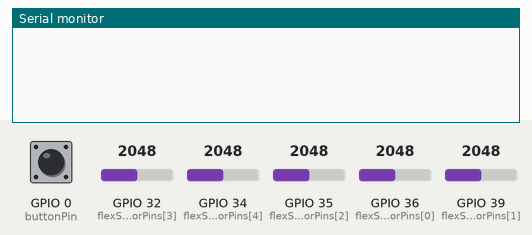
Simulated run of this sketch. Board: ESP32. Parts: the last lines printed to the serial monitor. The inputs (shaded band) are chosen by the test bench; at power-on: GPIO 0 (buttonPin) HIGH, GPIO 32 (flexSensorPins[3]) = 2048, GPIO 34 (flexSensorPins[4]) = 2048, GPIO 35 (flexSensorPins[2]) = 2048, GPIO 36 (flexSensorPins[0]) = 2048, GPIO 39 (flexSensorPins[1]) = 2048.

Above: at 1.2 s.
1.3 s: GPIO 0 (buttonPin) pulled LOW for 0.15 s
At 1.7 s:
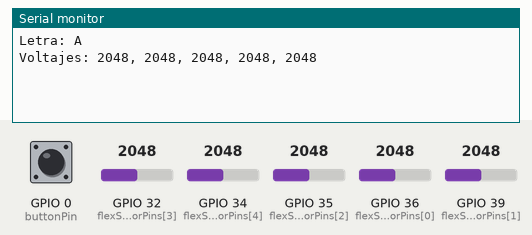
2.9 s: GPIO 0 (buttonPin) pulled LOW for 1 s
At 4.9 s:
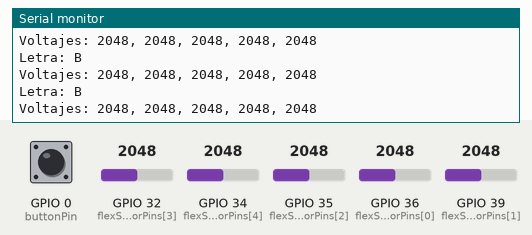
5.4 s: GPIO 0 (buttonPin) pulled LOW for 0.15 s
At 6.6 s:
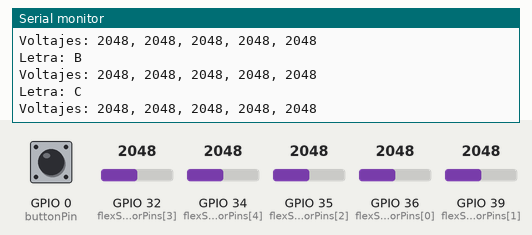
7.0 s: GPIO 0 (buttonPin) pulled LOW for 1 s
At 8.6 s:
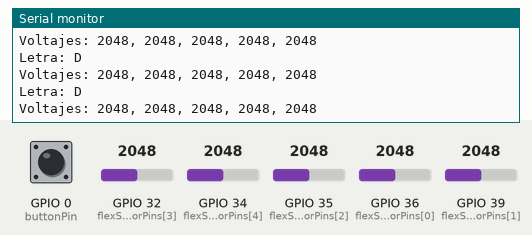
9.5 s: GPIO 0 (buttonPin) pulled LOW for 3.2 s
At 13.8 s:
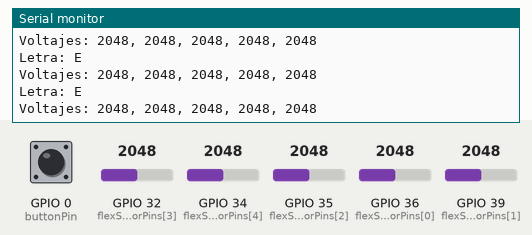
14.2 s: GPIO 0 (buttonPin) pulled LOW for 0.15 s
At 15.6 s:
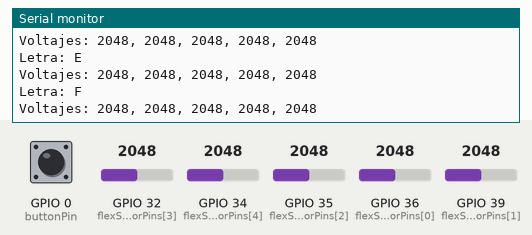

Measured:
- after the input at 1.3 s, the serial monitor: prints a new line at once (image 1)
- after the input at 2.9 s, the serial monitor: prints a new line at once (image 2)
- after the input at 5.4 s, the serial monitor: prints a new line at once (image 3)
- after the input at 7.0 s, the serial monitor: prints a new line at once (image 4)
- after the input at 9.5 s, the serial monitor: prints a new line at once (image 5)
- after the input at 14.2 s, the serial monitor: prints a new line after 0.05 s (image 6)

The sketch:

deteccion_letras.ino
```cpp
/*
Descripción de los Cambios y Funcionamiento del Filtro
Filtro de Media Móvil: Cada sensor tiene una ventana de tamaño filterWindowSize (en este caso, 10 lecturas) que mantiene las últimas lecturas y calcula su media para reducir el ruido. Esto ayuda a estabilizar los valores y mejora la precisión en la detección de gestos.

Inicialización de Lecturas: La función initFlexReadings() inicializa los arrays de lecturas de los sensores a cero.

Actualización de Lecturas: En la función readFlexSensors(int voltages[]), se actualizan las lecturas con cada nueva entrada, ajustando la suma y calculando la media.
*/
#include <Arduino.h>

// Definir los pines analógicos conectados a los sensores flex
const int flexSensorPins[5] = {36, 39, 35, 32, 34}; // Actualizar con los números de pines correctos

// Definir el pin del botón
const int buttonPin = 0; // GPIO0

// Variables para el manejo del botón
bool buttonPressed = false;
unsigned long lastDebounceTime = 0;
unsigned long debounceDelay = 50;

// Letras del alfabeto
const char alphabet[] = "ABCDEFGHIJKLMNOPQRSTUVWXYZ";
int currentLetterIndex = 0;

// Tamaño de la ventana para el filtro de media móvil
const int filterWindowSize = 10;  // Tamaño de la ventana de la media móvil
int flexReadings[5][filterWindowSize];  // Almacenar las lecturas recientes de los sensores
int readingIndex[5] = {0};  // Índices de las ventanas de media móvil
long flexSums[5] = {0};  // Suma de las lecturas recientes para cada sensor

// Función para inicializar los arrays de lecturas
void initFlexReadings() {
  for (int i = 0; i < 5; i++) {
    for (int j = 0; j < filterWindowSize; j++) {
      flexReadings[i][j] = 0;
    }
  }
}

// Función para leer los voltajes de los sensores flex con filtro de media móvil
void readFlexSensors(int voltages[]) {
  for (int i = 0; i < 5; i++) {
    int currentValue = analogRead(flexSensorPins[i]);

    // Actualizar la suma eliminando la lectura más antigua y añadiendo la nueva
    flexSums[i] -= flexReadings[i][readingIndex[i]];
    flexReadings[i][readingIndex[i]] = currentValue;
    flexSums[i] += currentValue;

    // Calcular el valor promedio
    voltages[i] = flexSums[i] / filterWindowSize;

    // Mover al siguiente índice de la ventana
    readingIndex[i] = (readingIndex[i] + 1) % filterWindowSize;
  }
}

// Función para manejar el botón con debounce
void handleButton() {
  int reading = digitalRead(buttonPin);

  if (reading == LOW && !buttonPressed) { // Botón presionado
    unsigned long currentTime = millis();
    if (currentTime - lastDebounceTime > debounceDelay) {
      buttonPressed = true;
      lastDebounceTime = currentTime;
    }
  } else if (reading == HIGH && buttonPressed) { // Botón liberado
    buttonPressed = false;
    currentLetterIndex++;
    if (currentLetterIndex >= sizeof(alphabet) - 1) {
      currentLetterIndex = 0; // Reiniciar al principio del alfabeto
    }
  }
}

void setup() {
  Serial.begin(115200);

  // Configurar pines de sensores flex como entradas
  for (int i = 0; i < 5; i++) {
    pinMode(flexSensorPins[i], INPUT);
  }

  // Configurar el pin del botón como entrada con pull-up interno
  pinMode(buttonPin, INPUT_PULLUP);

  // Inicializar los arrays de lecturas para el filtro
  initFlexReadings();
}

void loop() {
  handleButton();

  // Leer voltajes de los sensores flex con filtro de media móvil
  int voltages[5];
  readFlexSensors(voltages);

  // Imprimir la letra actual y sus voltajes asociados al presionar el botón
  if (buttonPressed) {
    Serial.print("Letra: ");
    Serial.println(alphabet[currentLetterIndex]);
    Serial.print("Voltajes: ");
    for (int i = 0; i < 5; i++) {
      Serial.print(voltages[i]);
      if (i < 4) {
        Serial.print(", ");
      }
    }
    Serial.println();
    delay(500); // Pequeña demora para evitar lecturas múltiples
  }

  delay(100); // Ajustar según sea necesario
}
```
